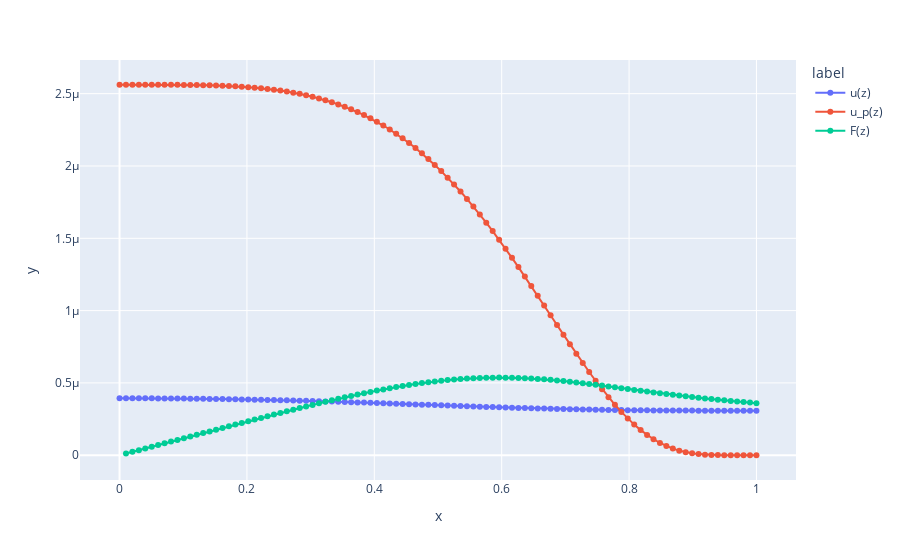

Write notebook code for a chart like this one.
### Code cell
import plotly.express as px
import pandas as pd
from scipy import integrate

cntSteps = 100
k_z = getk_zFunc(variantkT=1)
zvals = np.linspace(0, 1, num=cntSteps)
uvals = progonka(k_z, cntSteps)
upvals = [up_z(z) for z in zvals]

def getFvals(zvals):
    F = []
    intFunc = []
    for i in range(len(zvals)):
        intFunc.append(zvals[i] * k_z(zvals[i]) * (upvals[i] - uvals[i]))
        F.append(3 * R / zvals[i] * integrate.simpson(intFunc, zvals[:i+1]))
    return F

def get_dFvals(zvals, uvals, upvals, Fvals):
    dF = []
    for i in range(len(zvals)):
        dF.append(3 * R * k_z(zvals[i]) * (upvals[i] - uvals[i]) - Fvals[i] / zvals[i])
    return dF

Fvals = getFvals(zvals)
# dFvals = get_dFvals(zvals, uvals, upvals, Fvals)

df1 = pd.DataFrame({"x": zvals, "y": uvals, "label": ["u(z)"] * len(uvals) })
df2 = pd.DataFrame({"x": zvals, "y": upvals, "label": ["u_p(z)"] * len(upvals) })
df3 = pd.DataFrame({"x": zvals, "y": Fvals, "label": ["F(z)"] * len(Fvals) })
# df4 = pd.DataFrame({"x": zvals, "y": dFvals, "label": ["dF(z)"] * len(Fvals) })
df = pd.concat([df1, df2, df3]) # , df4
fig1 = px.line(df, x="x", y="y", color="label", title="", markers = True)
fig1.show()
